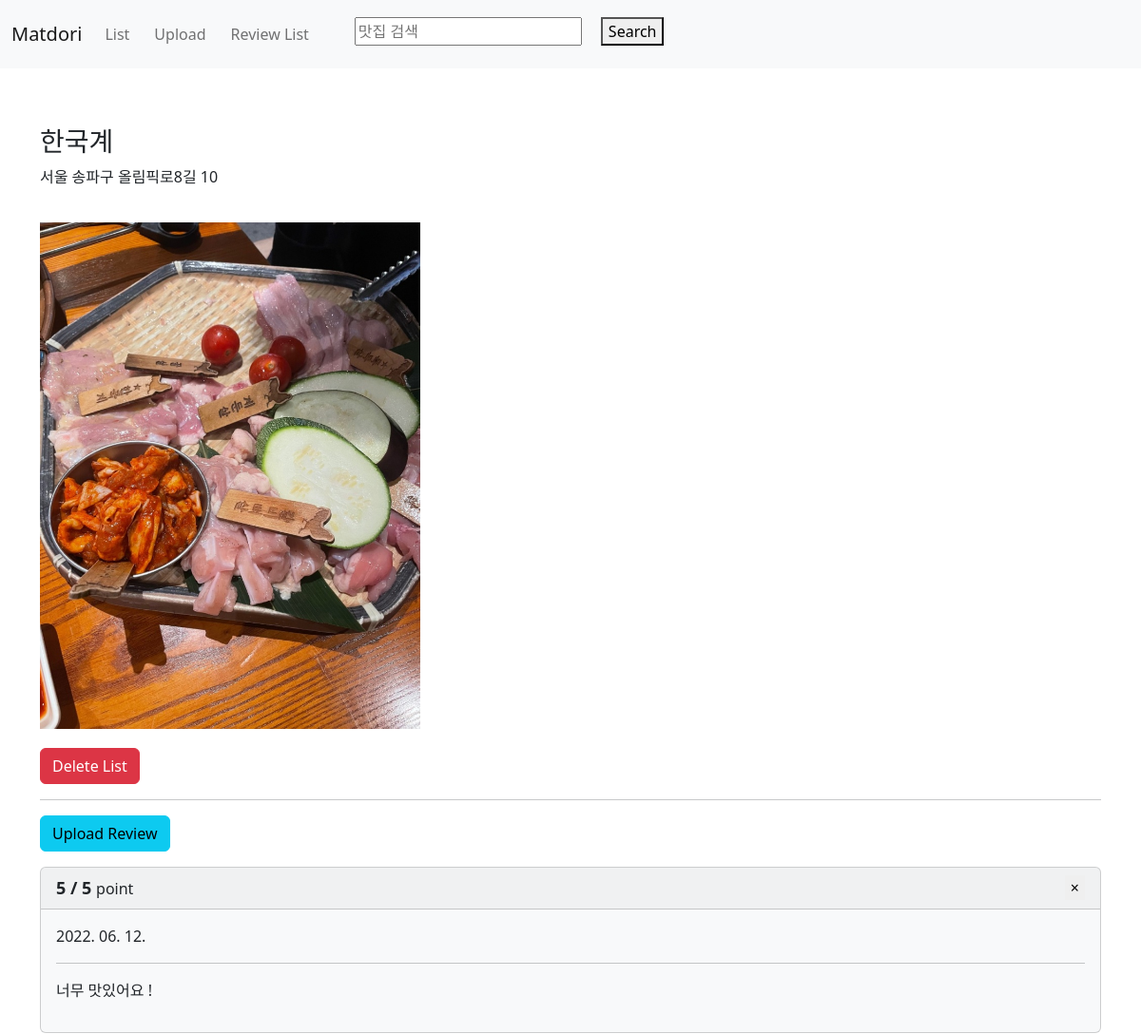
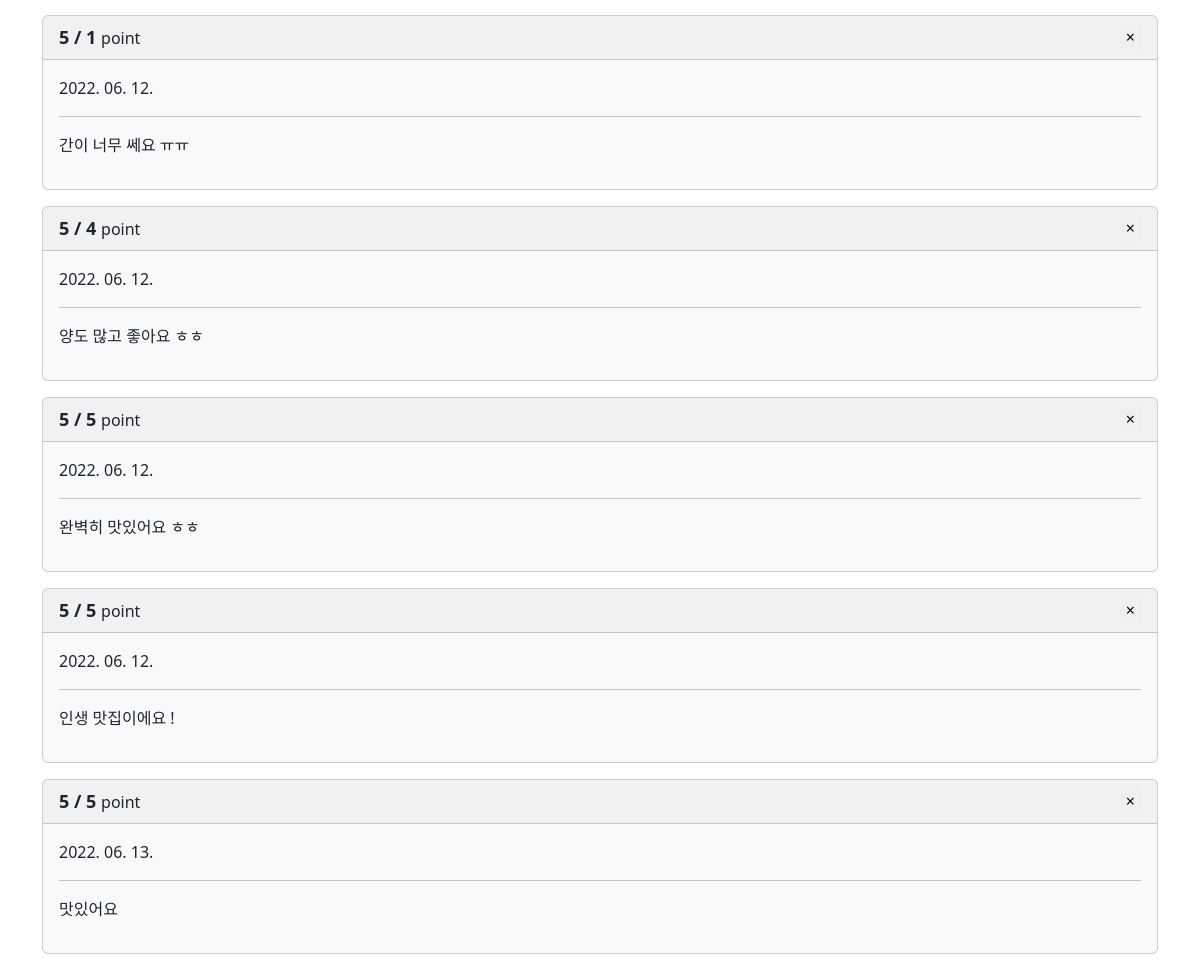
Page /first/restaurant/3/ on the committed database (2 pictures, top to bottom).
### first/models.py (models this page shows)
class Restaurant(models.Model):
    name = models.CharField(max_length=30)
    address = models.CharField(max_length=200)
    password = models.CharField(max_length=20, default=None, null=True) #None을 사용하려면 null값을 true로 설정해야한다.
    photo = models.ImageField(upload_to='%Y/%m/%d', blank=True)
    created_at = models.DateTimeField(auto_now_add=True)
    updated_at = models.DateTimeField(auto_now=True)
    class Meta:
        ordering = ['-id']

class Review(models.Model):
    point = models.IntegerField()
    comment = models.CharField(max_length=500)
    restaurant = models.ForeignKey(Restaurant, on_delete=models.CASCADE)
    created_at = models.DateTimeField(auto_now_add=True)
    updated_at = models.DateTimeField(auto_now=True)

### first/views.py (the view)
# urls.py: path('restaurant/<int:id>/', views.detail, name="restaurant-detail"),
def detail(request, id):
    if id is not None:
        item = get_object_or_404(Restaurant, pk=id)
        reviews = Review.objects.filter(restaurant=item).all()
        return render(request, 'first/detail.html', {'item' : item, 'reviews' : reviews})
    return HttpResponseRedirect('/first/list/')

### first/templates/first/detail.html
{% extends 'first/base.html' %} {% load static %} {% block content %}
<div class="container">
  <div class="row">
    <div class="col-sm-12" style="margin-top: 20px">
      <h3>{{item.name}}</h3>
      <p>{{item.address}}</p>
      {% if item.photo %}
      <img src="{{ item.photo.url }}">
      {% endif %}
      <p>
        <a href="{% url 'restaurant-delete' id=item.id%}">
          <button class="btn btn-danger">Delete List</button>
        </a>
      </p>
      <hr />
      <p>
        <a href="{% url 'review-create' restaurant_id=item.id %}">
          <button class="btn btn-info">Upload Review</button>
        </a>
      </p>
      {% for review in reviews %}
        <div class="card bg-light mb-3">
          <div class="card-header">
            <b style="font-size: 18;">5 / {{ review.point }} </b>point
            <a href="{% url 'review-delete' restaurant_id=item.id review_id=review.id %}" style="float: right;">
              <button type="button" class="close" aria-label="Close" style="border: none;">
                <span aria-hidden="true">&times;</span>
              </button>
            </a>
          </div>
          <div class="card-body">
            <p class="card-text" style="margin: 0;">{{review.created_at|date:"Y. m. d."}}<hr/>{{ review.comment }}</p>
          </div>
        </div>
      {% endfor %}
    </div>
  </div>
</div>
{% endblock %}

### first/static/first/styles.css (style rules this page uses)
body>div.container>div>div>img { width: 400px; margin: 20px 0px; }

### rows in the picture
Restaurant: name "한국계", address "서울 송파구 올림픽로8길 10", photo (picture)
Review: point "5", created_at "2022. 06. 12.", comment "너무 맛있어요 !"
Review: point "1", created_at "2022. 06. 12.", comment "간이 너무 쎄요 ㅠㅠ"
Review: point "4", created_at "2022. 06. 12.", comment "양도 많고 좋아요 ㅎㅎ"
Review: point "5", created_at "2022. 06. 12.", comment "완벽히 맛있어요 ㅎㅎ"
Review: point "5", created_at "2022. 06. 12.", comment "인생 맛집이에요 !"
Review: point "5", created_at "2022. 06. 13.", comment "맛있어요"
